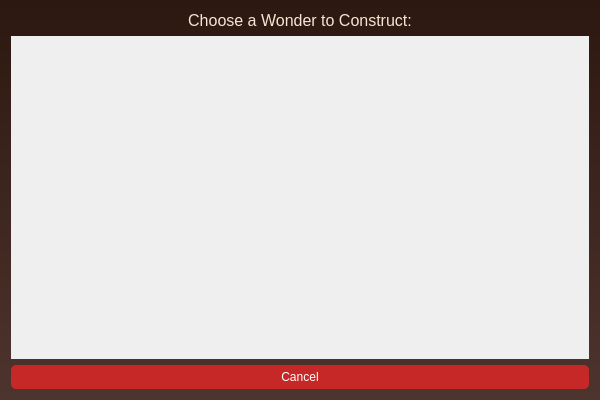
<?xml version="1.0" encoding="UTF-8"?>
<ui version="4.0">
 <class>WonderChoiceDialog</class>
 <widget class="QDialog" name="WonderChoiceDialog">
  <property name="geometry">
   <rect>
    <x>0</x>
    <y>0</y>
    <width>600</width>
    <height>400</height>
   </rect>
  </property>
  <property name="windowTitle">
   <string>Select Wonder to Build</string>
  </property>
  <property name="styleSheet">
   <string notr="true">
    QDialog {
        background: qlineargradient(x1:0, y1:0, x2:0, y2:1, stop:0 #2C1810, stop:1 #4E342E);
    }
    QLabel {
        color: #F5E6D3;
        font-family: 'Times New Roman';
        font-size: 16px;
    }
   </string>
  </property>
  <layout class="QVBoxLayout" name="verticalLayout">
   <item>
    <widget class="QLabel" name="label">
     <property name="text">
      <string>Choose a Wonder to Construct:</string>
     </property>
     <property name="alignment">
      <set>Qt::AlignCenter</set>
     </property>
    </widget>
   </item>
   <item>
    <widget class="QScrollArea" name="scrollArea">
     <property name="widgetResizable">
      <bool>true</bool>
     </property>
     <property name="frameShape">
      <enum>QFrame::NoFrame</enum>
     </property>
     <widget class="QWidget" name="scrollAreaWidgetContents">
      <layout class="QGridLayout" name="gridLayout">
       <property name="spacing">
        <number>10</number>
       </property>
      </layout>
     </widget>
    </widget>
   </item>
   <item>
    <widget class="QPushButton" name="btnCancel">
     <property name="text">
      <string>Cancel</string>
     </property>
     <property name="styleSheet">
      <string>background: #C62828; color: white; border-radius: 5px; padding: 5px;</string>
     </property>
    </widget>
   </item>
  </layout>
 </widget>
 <resources/>
 <connections>
  <connection>
   <sender>btnCancel</sender>
   <signal>clicked()</signal>
   <receiver>WonderChoiceDialog</receiver>
   <slot>reject()</slot>
   <hints>
    <hint type="sourcelabel">
     <x>300</x>
     <y>380</y>
    </hint>
    <hint type="destinationlabel">
     <x>300</x>
     <y>200</y>
    </hint>
   </hints>
  </connection>
 </connections>
</ui>
